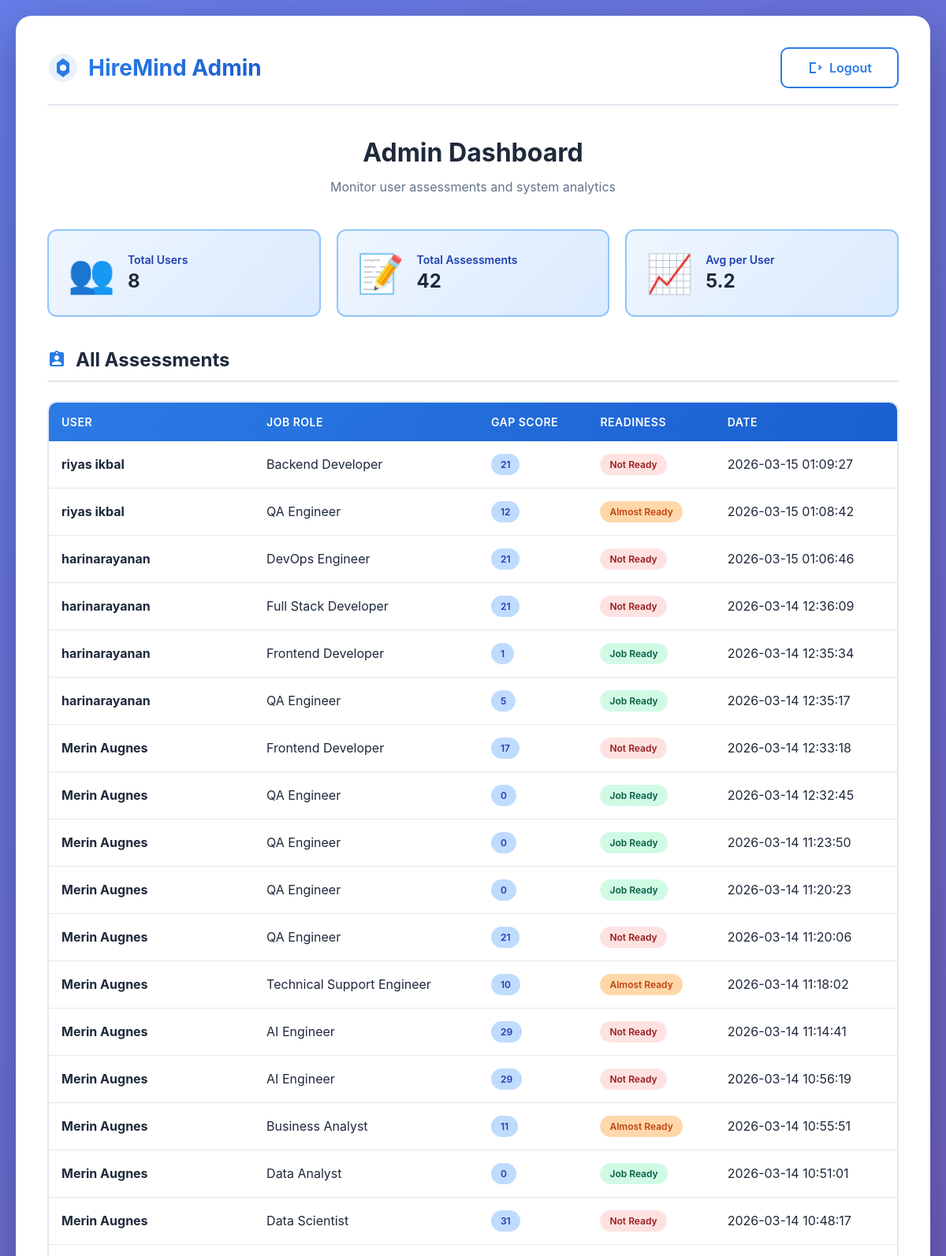
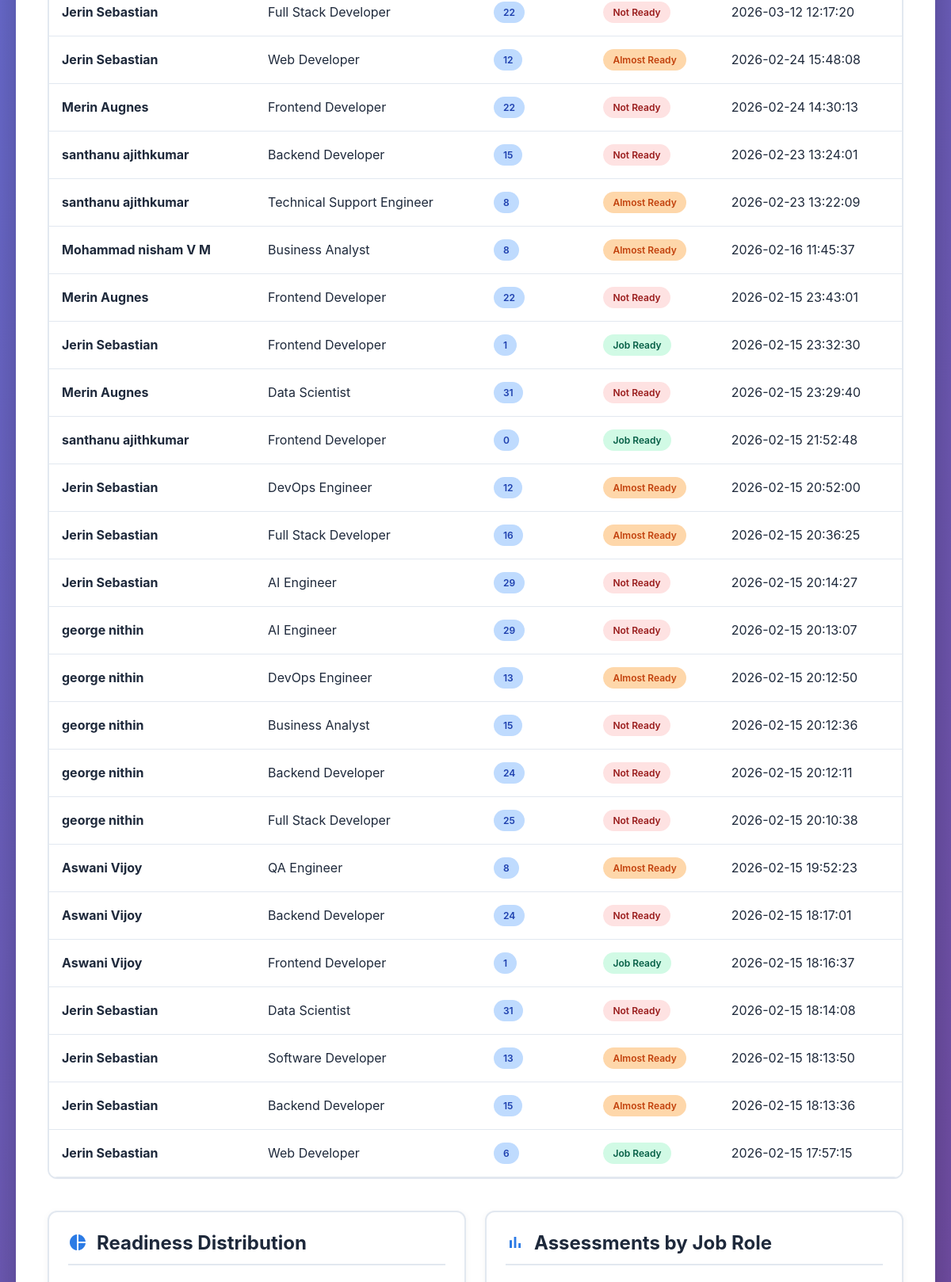
The page /admin (signed in, upper part) on the database its author committed (2 pictures, top to bottom).
### tables this page shows
CREATE TABLE assessments (
            id INTEGER PRIMARY KEY AUTOINCREMENT,
            user_id INTEGER,
            job_role TEXT,
            total_gap INTEGER,
            readiness TEXT,
            created_at TEXT,
            FOREIGN KEY (user_id) REFERENCES users(id)
        );

CREATE TABLE users (
            id INTEGER PRIMARY KEY AUTOINCREMENT,
            name TEXT,
            email TEXT UNIQUE,
            password_hash TEXT,
            role TEXT DEFAULT 'user'
        );

### app.py (the view)
@app.route('/admin')
def admin_dashboard():
    if 'user_id' not in session or session.get('role') != 'admin':
        return redirect(url_for('login'))
    conn = sqlite3.connect("hiremind.db")
    cursor = conn.cursor()
    cursor.execute("SELECT COUNT(*) FROM users WHERE role = 'user'")
    total_users = cursor.fetchone()[0]
    cursor.execute("SELECT COUNT(*) FROM assessments")
    total_assessments = cursor.fetchone()[0]
    cursor.execute("""
        SELECT users.name, assessments.job_role, assessments.total_gap,
               assessments.readiness, assessments.created_at
        FROM assessments
        JOIN users ON assessments.user_id = users.id
        ORDER BY assessments.created_at DESC
    """)
    all_assessments = cursor.fetchall()
    cursor.execute("""
        SELECT readiness, COUNT(*)
        FROM assessments
        GROUP BY readiness
    """)
    readiness_data = cursor.fetchall()
    cursor.execute("""
        SELECT job_role, COUNT(*)
        FROM assessments
        GROUP BY job_role
    """)
    role_data = cursor.fetchall()
    conn.close()
    return render_template(
    'admin_dashboard.html',
    total_users=total_users,
    total_assessments=total_assessments,
    assessments=all_assessments,
    readiness_data=readiness_data,
    role_data=role_data
    )

### templates/admin_dashboard.html (shortened to what this page needs)
<!DOCTYPE html>
<html>
<head>
    <link rel="stylesheet" href="{{ url_for('static', filename='style.css') }}">
</head>
<body>
<div class="container">
    <div class="header">
        <div class="logo">
            <svg width="40" height="40" viewBox="0 0 40 40" fill="none">
                <circle cx="20" cy="20" r="18" fill="#2C7BE5" opacity="0.1"/>
                <path d="M20 8L28 14V26L20 32L12 26V14L20 8Z" fill="#2C7BE5"/>
                <circle cx="20" cy="20" r="4" fill="white"/>
            </svg>
            <h1>HireMind Admin</h1>
        </div>
        <a href="/logout" class="btn-secondary" style="text-decoration: none;">
            <svg width="20" height="20" viewBox="0 0 20 20" fill="currentColor">
                <path d="M3 3h8v2H5v10h6v2H3V3zm10.879 4.707L15.293 6.293 18.586 9.586 15.293 12.879 13.879 11.465 15.758 9.586z"/>
            </svg>
            Logout
        </a>
    </div>
    <div class="content-header">
        <h2>Admin Dashboard</h2>
        <p class="subtitle">Monitor user assessments and system analytics</p>
    </div>
    <div class="results-summary">
        <div class="summary-card">
            <div class="card-icon">👥</div>
            <div class="card-content">
                <div class="card-label">Total Users</div>
                <div class="card-value">{{ total_users }}</div>
            </div>
        </div>
        <div class="summary-card">
            <div class="card-icon">📝</div>
            <div class="card-content">
                <div class="card-label">Total Assessments</div>
                <div class="card-value">{{ total_assessments }}</div>
            </div>
        </div>
        <div class="summary-card">
            <div class="card-icon">📈</div>
            <div class="card-content">
                <div class="card-label">Avg per User</div>
                <div class="card-value">{{ "%.1f"|format(total_assessments / total_users if total_users > 0 else 0) }}</div>
            </div>
        </div>
    </div>
    <div class="section">
        <h3 class="section-title">
            All Assessments
        </h3>
        <div class="table-container">
            <table class="modern-table">
                <thead>
                    <tr>
                        <th>User</th>
                        <th>Job Role</th>
                        <th>Gap Score</th>
                        <th>Readiness</th>
                        <th>Date</th>
                    </tr>
                </thead>
                <tbody>
                    {% for a in assessments %}
                    <tr>
                        <td><strong>{{ a[0] }}</strong></td>
                        <td>{{ a[1] }}</td>
                        <td><span class="level-badge level-2">{{ a[2] }}</span></td>
                        <td>
                            <span class="status-badge {% if 'Job Ready' in a[3] %}status-Strong{% elif 'Almost' in a[3] %}status-Weak{% else %}status-Missing{% endif %}">
                                {{ a[3] }}
                            </span>
                        </td>
                        <td>{{ a[4] }}</td>
                    </tr>
                    {% endfor %}
                </tbody>
            </table>
        </div>
    </div>
    <div class="charts-grid">
        <div class="chart-card">
            <h3 class="section-title">
                <svg width="24" height="24" viewBox="0 0 24 24" fill="currentColor">
                    <path d="M11 2v20c-5.07-.5-9-4.79-9-10s3.93-9.5 9-10zm2.03 0v8.99H22c-.47-4.74-4.24-8.52-8.97-8.99zm0 11.01V22c4.74-.47 8.5-4.25 8.97-8.99h-8.97z"/>
                </svg>
                Readiness Distribution
            </h3>
        </div>
        <div class="chart-card">
            <h3 class="section-title">
                <svg width="24" height="24" viewBox="0 0 24 24" fill="currentColor">
                    <path d="M5 9.2h3V19H5zM10.6 5h2.8v14h-2.8zm5.6 8H19v6h-2.8z"/>
                </svg>
                Assessments by Job Role
            </h3>
        </div>
    </div>
</div>
</body>
</html>

### static/style.css (style rules this page uses)
* { margin: 0; padding: 0; box-sizing: border-box; }
body { font-family: -apple-system, BlinkMacSystemFont, 'Segoe UI', 'Roboto', 'Oxygen', 'Ubuntu', 'Cantarell', sans-serif; background: linear-gradient(135deg, #667eea 0%, #764ba2 100%); min-height: 100vh; padding: 20px; color: #1e293b; }
.container { max-width: 1200px; margin: 0 auto; background: #ffffff; padding: 40px; border-radius: 20px; box-shadow: 0 20px 60px rgba(0, 0, 0, 0.3); animation: slideIn 0.6s ease-out; }
.header { display: flex; justify-content: space-between; align-items: center; margin-bottom: 40px; padding-bottom: 20px; border-bottom: 2px solid #e2e8f0; }
.logo { display: flex; align-items: center; gap: 12px; }
.logo h1 { font-size: 28px; font-weight: 700; background: linear-gradient(135deg, #2C7BE5 0%, #1a5fd0 100%); -webkit-background-clip: text; -webkit-text-fill-color: transparent; background-clip: text; }
.content-header { text-align: center; margin-bottom: 40px; }
.content-header h2 { font-size: 32px; color: #1e293b; margin-bottom: 12px; font-weight: 700; }
.subtitle { color: #64748b; font-size: 16px; line-height: 1.6; max-width: 600px; margin: 0 auto; }
.level-2 { background: #3b82f6; }
.results-summary { display: grid; grid-template-columns: repeat(auto-fit, minmax(250px, 1fr)); gap: 20px; margin-bottom: 40px; }
.summary-card { background: linear-gradient(135deg, #eff6ff 0%, #dbeafe 100%); border: 2px solid #93c5fd; border-radius: 12px; padding: 24px; display: flex; align-items: center; gap: 16px; }
.card-icon { font-size: 48px; }
.card-content { flex: 1; }
.card-label { font-size: 14px; color: #1e40af; font-weight: 600; margin-bottom: 4px; }
.card-value { font-size: 24px; color: #1e293b; font-weight: 700; }
.section { margin-bottom: 40px; }
.section-title { display: flex; align-items: center; gap: 12px; font-size: 24px; color: #1e293b; font-weight: 700; margin-bottom: 24px; padding-bottom: 12px; border-bottom: 2px solid #e2e8f0; }
.section-title svg { color: #2C7BE5; }
.table-container { overflow-x: auto; border-radius: 12px; border: 2px solid #e2e8f0; }
.modern-table { width: 100%; border-collapse: collapse; background: white; }
.modern-table thead { background: linear-gradient(135deg, #2C7BE5 0%, #1a5fd0 100%); }
.modern-table th { padding: 16px; text-align: left; color: white; font-weight: 600; font-size: 14px; text-transform: uppercase; letter-spacing: 0.5px; }
.modern-table td { padding: 16px; border-bottom: 1px solid #e2e8f0; }
.level-badge { display: inline-block; padding: 6px 12px; border-radius: 20px; font-size: 12px; font-weight: 600; }
.level-badge.level-2 { background: #bfdbfe; color: #1e40af; }
.status-badge { display: inline-flex; align-items: center; gap: 6px; padding: 6px 12px; border-radius: 20px; font-size: 12px; font-weight: 600; }
.status-Strong { background: #d1fae5; color: #065f46; }
.status-Weak { background: #fed7aa; color: #c2410c; }
.status-Missing { background: #fee2e2; color: #991b1b; }
button, .btn-primary, .btn-secondary { padding: 14px 32px; border: none; border-radius: 10px; font-size: 16px; font-weight: 600; cursor: pointer; transition: all 0.3s ease; display: inline-flex; align-items: center; gap: 8px; }
.btn-secondary { background: white; color: #2C7BE5; border: 2px solid #2C7BE5; }
.charts-grid { display: grid; grid-template-columns: repeat(auto-fit, minmax(450px, 1fr)); gap: 24px; margin-bottom: 40px; }
.chart-card { background: white; border: 2px solid #e2e8f0; border-radius: 12px; padding: 24px; box-shadow: 0 2px 8px rgba(0, 0, 0, 0.05); }

### rows shown on the page
assessments: name "riyas ikbal", job_role "Backend Developer", total_gap "21", readiness "Not Ready", created_at "2026-03-15 01:09:27"
assessments: name "riyas ikbal", job_role "QA Engineer", total_gap "12", readiness "Almost Ready", created_at "2026-03-15 01:08:42"
assessments: name "harinarayanan", job_role "DevOps Engineer", total_gap "21", readiness "Not Ready", created_at "2026-03-15 01:06:46"
assessments: name "harinarayanan", job_role "Full Stack Developer", total_gap "21", readiness "Not Ready", created_at "2026-03-14 12:36:09"
assessments: name "harinarayanan", job_role "Frontend Developer", total_gap "1", readiness "Job Ready", created_at "2026-03-14 12:35:34"
assessments: name "harinarayanan", job_role "QA Engineer", total_gap "5", readiness "Job Ready", created_at "2026-03-14 12:35:17"
assessments: name "Merin Augnes", job_role "Frontend Developer", total_gap "17", readiness "Not Ready", created_at "2026-03-14 12:33:18"
assessments: name "Merin Augnes", job_role "QA Engineer", total_gap "0", readiness "Job Ready", created_at "2026-03-14 12:32:45"
assessments: name "Merin Augnes", job_role "QA Engineer", total_gap "0", readiness "Job Ready", created_at "2026-03-14 11:23:50"
assessments: name "Merin Augnes", job_role "QA Engineer", total_gap "0", readiness "Job Ready", created_at "2026-03-14 11:20:23"
assessments: name "Merin Augnes", job_role "QA Engineer", total_gap "21", readiness "Not Ready", created_at "2026-03-14 11:20:06"
assessments: name "Merin Augnes", job_role "Technical Support Engineer", total_gap "10", readiness "Almost Ready", created_at "2026-03-14 11:18:02"
assessments: name "Merin Augnes", job_role "AI Engineer", total_gap "29", readiness "Not Ready", created_at "2026-03-14 11:14:41"
assessments: name "Merin Augnes", job_role "AI Engineer", total_gap "29", readiness "Not Ready", created_at "2026-03-14 10:56:19"
assessments: name "Merin Augnes", job_role "Business Analyst", total_gap "11", readiness "Almost Ready", created_at "2026-03-14 10:55:51"
assessments: name "Merin Augnes", job_role "Data Analyst", total_gap "0", readiness "Job Ready", created_at "2026-03-14 10:51:01"
assessments: name "Merin Augnes", job_role "Data Scientist", total_gap "31", readiness "Not Ready", created_at "2026-03-14 10:48:17"
assessments: name "Jerin Sebastian", job_role "Full Stack Developer", total_gap "22", readiness "Not Ready", created_at "2026-03-12 12:17:20"
assessments: name "Jerin Sebastian", job_role "Web Developer", total_gap "12", readiness "Almost Ready", created_at "2026-02-24 15:48:08"
assessments: name "Merin Augnes", job_role "Frontend Developer", total_gap "22", readiness "Not Ready", created_at "2026-02-24 14:30:13"
assessments: name "santhanu ajithkumar", job_role "Backend Developer", total_gap "15", readiness "Not Ready", created_at "2026-02-23 13:24:01"
assessments: name "santhanu ajithkumar", job_role "Technical Support Engineer", total_gap "8", readiness "Almost Ready", created_at "2026-02-23 13:22:09"
assessments: name "Mohammad nisham V M", job_role "Business Analyst", total_gap "8", readiness "Almost Ready", created_at "2026-02-16 11:45:37"
assessments: name "Merin Augnes", job_role "Frontend Developer", total_gap "22", readiness "Not Ready", created_at "2026-02-15 23:43:01"
assessments: name "Jerin Sebastian", job_role "Frontend Developer", total_gap "1", readiness "Job Ready", created_at "2026-02-15 23:32:30"
assessments: name "Merin Augnes", job_role "Data Scientist", total_gap "31", readiness "Not Ready", created_at "2026-02-15 23:29:40"
assessments: name "santhanu ajithkumar", job_role "Frontend Developer", total_gap "0", readiness "Job Ready", created_at "2026-02-15 21:52:48"
assessments: name "Jerin Sebastian", job_role "DevOps Engineer", total_gap "12", readiness "Almost Ready", created_at "2026-02-15 20:52:00"
assessments: name "Jerin Sebastian", job_role "Full Stack Developer", total_gap "16", readiness "Almost Ready", created_at "2026-02-15 20:36:25"
assessments: name "Jerin Sebastian", job_role "AI Engineer", total_gap "29", readiness "Not Ready", created_at "2026-02-15 20:14:27"
assessments: name "george nithin", job_role "AI Engineer", total_gap "29", readiness "Not Ready", created_at "2026-02-15 20:13:07"
assessments: name "george nithin", job_role "DevOps Engineer", total_gap "13", readiness "Almost Ready", created_at "2026-02-15 20:12:50"
assessments: name "george nithin", job_role "Business Analyst", total_gap "15", readiness "Not Ready", created_at "2026-02-15 20:12:36"
assessments: name "george nithin", job_role "Backend Developer", total_gap "24", readiness "Not Ready", created_at "2026-02-15 20:12:11"
assessments: name "george nithin", job_role "Full Stack Developer", total_gap "25", readiness "Not Ready", created_at "2026-02-15 20:10:38"
assessments: name "Aswani Vijoy", job_role "QA Engineer", total_gap "8", readiness "Almost Ready", created_at "2026-02-15 19:52:23"
assessments: name "Aswani Vijoy", job_role "Backend Developer", total_gap "24", readiness "Not Ready", created_at "2026-02-15 18:17:01"
assessments: name "Aswani Vijoy", job_role "Frontend Developer", total_gap "1", readiness "Job Ready", created_at "2026-02-15 18:16:37"
assessments: name "Jerin Sebastian", job_role "Data Scientist", total_gap "31", readiness "Not Ready", created_at "2026-02-15 18:14:08"
assessments: name "Jerin Sebastian", job_role "Software Developer", total_gap "13", readiness "Almost Ready", created_at "2026-02-15 18:13:50"
assessments: name "Jerin Sebastian", job_role "Backend Developer", total_gap "15", readiness "Almost Ready", created_at "2026-02-15 18:13:36"
assessments: name "Jerin Sebastian", job_role "Web Developer", total_gap "6", readiness "Job Ready", created_at "2026-02-15 17:57:15"

### other values the page prints
{{ total_users }} "8"
{{ total_assessments }} "42"
